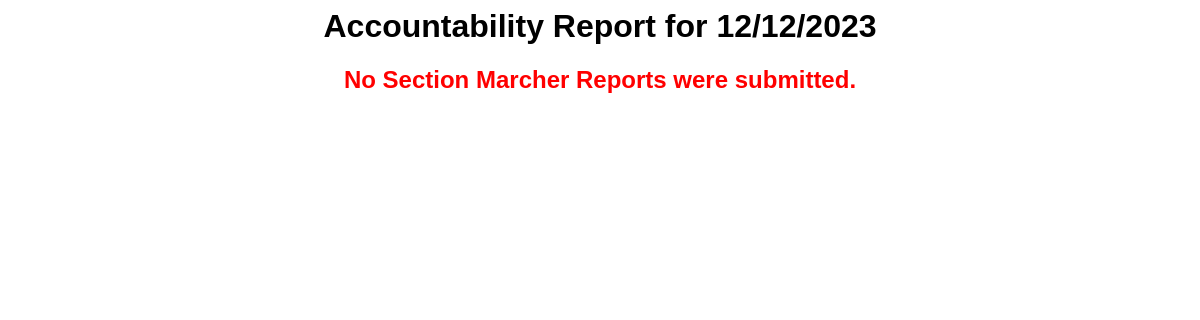
Before: /accountReport.php?a=12/12/2023 (signed in) with the older database file.
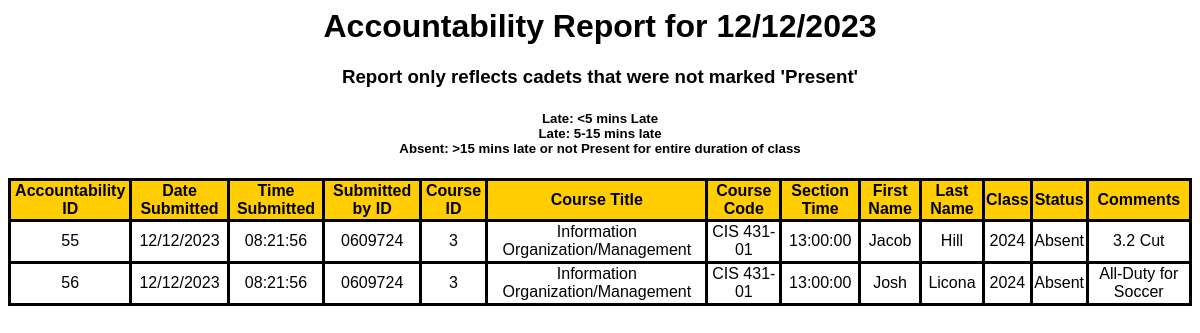
After: the same page with the newer database file.
### tables this page shows
CREATE TABLE `accountability` (
  `accountability_id` int(11) NOT NULL,
  `date` varchar(255) NOT NULL,
  `time` varchar(255) NOT NULL,
  `course_id` int(11) NOT NULL,
  `cadet_id` varchar(11) NOT NULL,
  `status` varchar(255) NOT NULL,
  `comments` varchar(255) NOT NULL,
  `submitted_by` varchar(255) NOT NULL
);

CREATE TABLE `courses` (
  `course_id` int(11) NOT NULL,
  `course_title` varchar(255) NOT NULL,
  `course_code` varchar(255) NOT NULL,
  `section` int(11) NOT NULL,
  `section_day` varchar(255) NOT NULL,
  `section_time` time NOT NULL,
  `section_end` time NOT NULL,
  `date_start` date NOT NULL,
  `date_end` date NOT NULL,
  `professor_id` int(11) NOT NULL,
  `building` varchar(255) NOT NULL,
  `classroom` int(11) NOT NULL,
  `department` varchar(255) NOT NULL
);

CREATE TABLE `cadets` (
  `id_number` varchar(11) NOT NULL,
  `first_name` varchar(255) NOT NULL,
  `last_name` varchar(255) NOT NULL,
  `email` varchar(255) NOT NULL,
  `class` int(11) NOT NULL,
  `rank` varchar(255) NOT NULL DEFAULT '',
  `major` varchar(255) NOT NULL,
  `password` varchar(255) NOT NULL,
  `company` varchar(255) NOT NULL DEFAULT 'Company'
);

### accountReport.php (the view, shortened to what this page needs)
<?php
    $servername = "localhost";
    $dbname = "capstone";
    $username = "root";
    $password = "";
    $conn = new mysqli($servername, $username, $password, $dbname);
    if(isset($_GET['a'])){
    $date = $_GET['a'];
    }
    $sql = "SELECT accountability_id, accountability.date as date_submitted, accountability.time as time_submitted, submitted_by, accountability.course_id, courses.course_title, courses.department, courses.course_code, courses.section, section_time, cadets.first_name, cadets.last_name, cadets.class, status, comments from accountability JOIN cadets ON accountability.cadet_id = cadets.id_number join courses on accountability.course_id = courses.course_id where accountability.date = '$date' ORDER BY date, course_id, section_time";
    $result = $conn->query($sql);
?>
<html>
<head>
    <link rel="stylesheet" href="https://cdnjs.cloudflare.com/ajax/libs/font-awesome/4.7.0/css/font-awesome.min.css"/>
    <link href="style.css" rel="stylesheet"/>
</head>
<center>
	<h1>Accountability Report for <?php echo $date?></h1>
	<table class = "comm_daily_report">
		<?php
		if($result->num_rows > 0){
			echo "<h3>Report only reflects cadets that were not marked 'Present'</h3>";
			echo "<h5>Late: <5 mins Late<br> Late: 5-15 mins late<br> Absent: >15 mins late or not Present for entire duration of class </h5>";
			echo "<tr>";
			echo "<th>Accountability ID</th>";
			echo "<th>Date Submitted</th>";
			echo "<th>Time Submitted</th>";
			echo "<th>Submitted by ID</th>";
			echo "<th>Course ID</th>";
			echo "<th>Course Title</th>";
			echo "<th>Course Code</th>";
			echo "<th>Section Time</th>";
			echo "<th>First Name</th>";
			echo "<th>Last Name</th>";
			echo "<th>Class</th>";
			echo "<th>Status</th>";
			echo "<th>Comments</th>";
		echo "</tr>";
        while($row = $result->fetch_assoc()) {
        	$accountability_id = $row['accountability_id'];
        	$date_submitted = $row['date_submitted'];
        	$time_submitted = $row['time_submitted'];
        	$submitted_by_id = $row['submitted_by'];
        	$course_title = $row['course_title'];
        	$course_id = $row['course_id'];
        	$course_dept = $row['department'];
        	$course_code = $row['course_code'];
        	$section = $row['section'];
        	$comments = $row['comments'];
        	if($section < 10){
                            $section = '0'.$section;
             }
        	$section_time =  $row['section_time'];
			$first_name = $row['first_name'];
        	$last_name = $row['last_name'];
        	$cadet_class = $row['class'];
        	$status = $row['status'];
        	if($status != "Present"){
		echo "<tr>";
		echo "<td>$accountability_id</td>";
		echo "<td>$date_submitted</td>";
		echo "<td>$time_submitted</td>";
		echo "<td>$submitted_by_id</td>";
		echo "<td>$course_id</td>";
		echo "<td>$course_title</td>";
		echo "<td>$course_dept " . "$course_code"."-$section</td>";
		echo "<td>$section_time</td>";
		echo "<td>$first_name</td>";
		echo "<td>$last_name</td>";
		echo "<td>$cadet_class</td>";
		echo "<td>$status</td>";
		echo "<td>$comments</tr>";
	}
}
}
else{
	echo "<h2 style = 'color: Red'>No Section Marcher Reports were submitted.</h2>";
}
		?>
	</table>
</center>
</html>

### style.css (style rules this page uses)
.comm_daily_report { font-size: 16px; }
.comm_daily_report, .comm_daily_report tr, .comm_daily_report td, .comm_daily_report th { border-collapse: collapse; border: solid; text-align: center; }
.comm_daily_report td { padding: 1.5px; }
.comm_daily_report th { background-color: #ffcd00;; }

Changed rows visible on the page:
added accountability: accountability_id "55", date "12/12/2023", time "08:21:56", submitted_by "0609724", course "3", course.course_title "Information Organization/Management", course.department "CIS", course.course_code "431", section "01", course.section_time "13:00:00", cadet.first_name "Jacob", cadet.last_name "Hill", cadet.class "2024", status "Absent", comments "3.2 Cut"
added accountability: accountability_id "56", date "12/12/2023", time "08:21:56", submitted_by "0609724", course "3", course.course_title "Information Organization/Management", course.department "CIS", course.course_code "431", section "01", course.section_time "13:00:00", cadet.first_name "Josh", cadet.last_name "Licona", cadet.class "2024", status "Absent", comments "All-Duty for Soccer"
Other visible differences:
text no longer shown: "No Section Marcher Reports were submitted."
text now shown: "Report only reflects cadets that were not marked 'Present' Late: <5 mins Late Late: 5-15 mins late Absent: >15 mins late or not Present for entire duration of class Accountability ID Date Submitted Time Submitted Submitted by ID Course ID Course Title Course Code Section Time First Name Last Name Class Status Comments"
